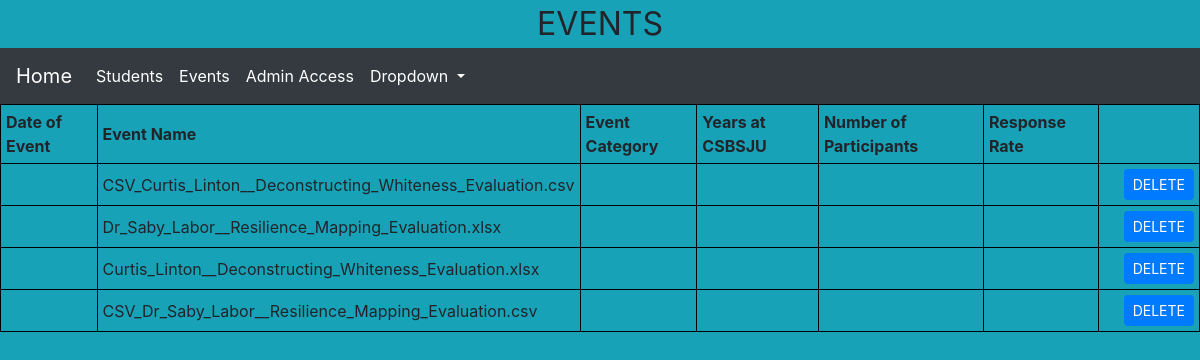
The page /Events/ on the database as committed earlier.
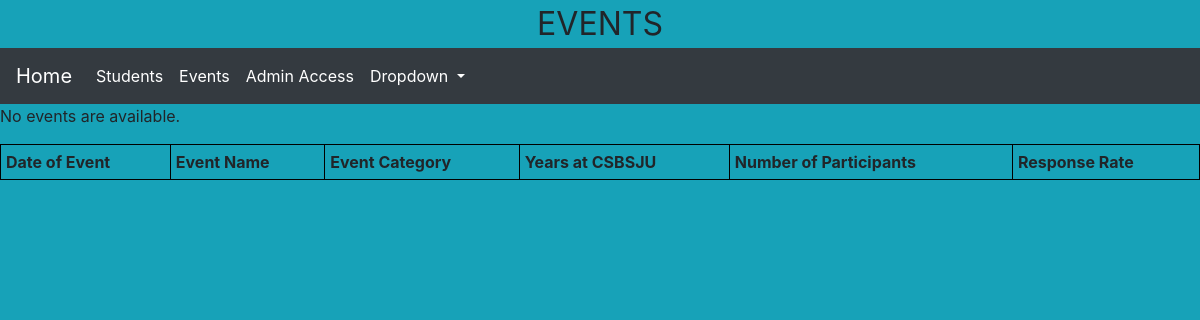
The same page on the database as committed later.
### Events/models.py (models this page shows, shortened)
class Event(models.Model):
    eventName = models.CharField(max_length=200 )
    eventDate = models.CharField(max_length=200 )
    eventCategory = models.CharField(max_length=30)
    eventYears = models.CharField(max_length=30)
    eventParticpants = models.CharField(max_length=200)
    eventResponseRate = models.CharField(max_length = 200)

### Events/views.py (the view)
# urls.py: path('', views.eventList, name='eventList'),
def eventList(request):
    latest_event_list = Event.objects.all()
    context = {
        'latest_event_list': latest_event_list,
    }
    return render(request,'Events/event_list_template.html',context)

### Events/templates/Events/event_list_template.html (shortened to what this page needs)
{% extends 'base.html' %}
{% block head %}
<center><font size = "+3"> EVENTS </font></center>
{% endblock %}
{% block body %}
<table style="width:100%">
 <tr>
	<th>Date of Event</th>
	<th>Event Name</th>
	<th>Event Category</th>
	<th>Years at CSBSJU </th>
	<th>Number of Participants</th>
	<th>Response Rate </th>
 </tr>
 {% if latest_event_list %}
 <tr>
 {% for event in latest_event_list %}
        <td>{{event.eventDate}} </td>
        <td>{{event.eventName}} </td>
        <td>{{event.eventCategory}} </td>
        <td>{{event.eventYears}} </td>
        <td>{{event.eventParticpants}} </td>
        <td>{{event.eventResponseRate}} </td>
        <td><a class="btn btn-primary btn-sm" href= "deletion2?post_id={{event.id}}" role="button" style="margin-left:20px">DELETE</a></td>
 </tr>
 {% endfor %}
</table>
{% else %}
    <p>No events are available.</p>
{% endif %}
{% endblock %}

Rows that differ between the two databases and show on the page:
removed Event: eventName "CSV_Curtis_Linton__Deconstructing_Whiteness_Evaluation.csv"
removed Event: eventName "Dr_Saby_Labor__Resilience_Mapping_Evaluation.xlsx"
removed Event: eventName "Curtis_Linton__Deconstructing_Whiteness_Evaluation.xlsx"
removed Event: eventName "CSV_Dr_Saby_Labor__Resilience_Mapping_Evaluation.csv"
Other text that changed with them:
text now shown: "No events are available."
